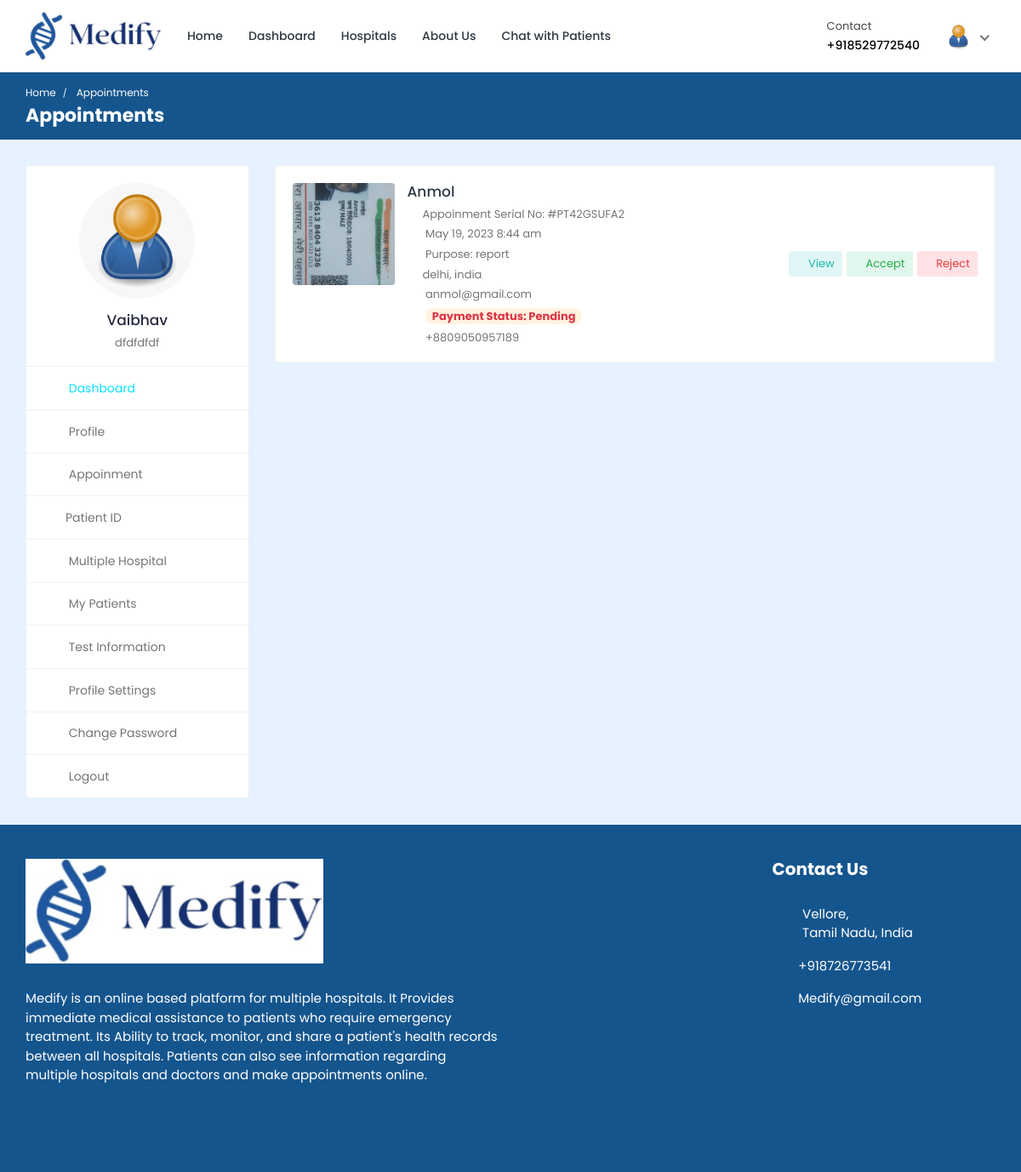
The page /doctor/appointments/ (signed in) on the database its author committed.
### doctor/models.py (models this page shows, shortened)
class Doctor_Information(models.Model):
    DOCTOR_TYPE = (
        ('Cardiologists', 'Cardiologists'),
        ('Neurologists', 'Neurologists'),
        ('Pediatricians', 'Pediatricians'),
        ('Physiatrists', 'Physiatrists'),
        ('Dermatologists', 'Dermatologists'),
    )
    doctor_id = models.AutoField(primary_key=True)
    user = models.OneToOneField(User, on_delete=models.CASCADE, null=True, blank=True, related_name='profile')
    name = models.CharField(max_length=200, null=True, blank=True)
    username = models.CharField(max_length=200, null=True, blank=True)
    gender = models.CharField(max_length=200, null=True, blank=True)
    description = models.TextField(max_length=1000, null=True, blank=True)
    department = models.CharField(max_length=200, choices=DOCTOR_TYPE, null=True, blank=True)
    department_name = models.ForeignKey(hospital_department, on_delete=models.SET_NULL, null=True, blank=True)
    specialization = models.ForeignKey(specialization, on_delete=models.SET_NULL, null=True, blank=True)
    featured_image = models.ImageField(upload_to='doctors/', default='doctors/user-default.png', null=True, blank=True)
    certificate_image = models.ImageField(upload_to='doctors_certificate/', default='doctors_certificate/default.png', null=True, blank=True)
    email = models.EmailField(max_length=200, null=True, blank=True)
    phone_number = models.CharField(max_length=200, null=True, blank=True)
    nid = models.CharField(max_length=200, null=True, blank=True)
    visiting_hour = models.CharField(max_length=200, null=True, blank=True)
    consultation_fee = models.IntegerField(null=True, blank=True)
    report_fee = models.IntegerField(null=True, blank=True)
    dob = models.CharField(max_length=200, null=True, blank=True)
    institute = models.CharField(max_length=200, null=True, blank=True)
    degree = models.CharField(max_length=200, null=True, blank=True)
    completion_year = models.CharField(max_length=200, null=True, blank=True)
    work_place = models.CharField(max_length=200, null=True, blank=True)
    designation = models.CharField(max_length=200, null=True, blank=True)
    start_year = models.CharField(max_length=200, null=True, blank=True)
    end_year = models.CharField(max_length=200, null=True, blank=True)
    register_status =  models.CharField(max_length=200, null=True, blank=True)
    hospital_name = models.ForeignKey(Hospital_Information, on_delete=models.SET_NULL, null=True, blank=True)

class Appointment(models.Model):
    APPOINTMENT_TYPE = (
        ('report', 'report'),
        ('checkup', 'checkup'),
    )
    APPOINTMENT_STATUS = (
        ('pending', 'pending'),
        ('confirmed', 'confirmed'),
        ('cancelled', 'cancelled'),
    )
    id = models.AutoField(primary_key=True)
    date = models.DateField(null=True, blank=True)
    time = models.CharField(max_length=200, null=True, blank=True)
    doctor = models.ForeignKey(Doctor_Information, on_delete=models.CASCADE, null=True, blank=True)
    patient = models.ForeignKey(Patient, on_delete=models.CASCADE, null=True, blank=True)
    appointment_type = models.CharField(max_length=200, choices=APPOINTMENT_TYPE)
    appointment_status = models.CharField(max_length=200, choices=APPOINTMENT_STATUS)
    serial_number = models.CharField(max_length=200, null=True, blank=True)
    payment_status = models.CharField(max_length=200, null=True, blank=True, default='pending')
    transaction_id = models.CharField(max_length=255, null=True, blank=True)
    message = models.CharField(max_length=255, null=True, blank=True)

### hospital_admin/models.py (models this page shows, shortened)
class specialization(models.Model):
    specialization_id = models.AutoField(primary_key=True)
    specialization_name = models.CharField(max_length=200, null=True, blank=True)
    hospital = models.ForeignKey(Hospital_Information, on_delete=models.CASCADE, null=True, blank=True)

### hospital/models.py (models this page shows, shortened)
class Patient(models.Model):
    patient_id = models.AutoField(primary_key=True)
    user = models.OneToOneField(User, on_delete=models.CASCADE, null=True, blank=True, related_name='patient')
    name = models.CharField(max_length=200, null=True, blank=True)
    username = models.CharField(max_length=200, null=True, blank=True)
    age = models.IntegerField(null=True, blank=True)
    email = models.EmailField(max_length=200, null=True, blank=True)
    phone_number = models.IntegerField(null=True, blank=True)
    address = models.CharField(max_length=200, null=True, blank=True)
    featured_image = models.ImageField(upload_to='patients/', default='patients/user-default.png', null=True, blank=True)
    blood_group = models.CharField(max_length=200, null=True, blank=True)
    history = models.CharField(max_length=200, null=True, blank=True)
    dob = models.CharField(max_length=200, null=True, blank=True)
    nid = models.CharField(max_length=200, null=True, blank=True)
    serial_number = models.CharField(max_length=200, null=True, blank=True)
    login_status = models.CharField(max_length=200, null=True, blank=True, default="offline")

### doctor/views.py (the view)
# urls.py: path('appointments/',views.appointments, name='appointments'),
@csrf_exempt
@login_required(login_url="doctor-login")
def appointments(request):
    doctor = Doctor_Information.objects.get(user=request.user)
    appointments = Appointment.objects.filter(doctor=doctor).filter(appointment_status='pending').order_by('date')
    context = {'doctor': doctor, 'appointments': appointments}
    return render(request, 'appointments.html', context)

### templates/appointments.html (shortened to what this page needs)
{% load static %}
<!DOCTYPE html>
<html lang="en">
  <head>
    <link
      rel="stylesheet"
      href="{% static 'HealthStack-System/css/Normal/bootstrap.min.css' %}"
    />
    <link
      rel="stylesheet"
      href="{% static 'HealthStack-System/plugins/Normal/fontawesome/css/fontawesome.min.css' %}"
    />
    <link
      rel="stylesheet"
      href="{% static 'HealthStack-System/plugins/Normal/fontawesome/css/all.min.css' %}"
    />
    <link
      rel="stylesheet"
      href="{% static 'HealthStack-System/css/Normal/style.css' %}"
    />
  </head>
  <body>
    <div class="main-wrapper">
      <header class="header">{% include 'doctor-navbar.html' %}</header>
      <div class="breadcrumb-bar">
        <div class="container-fluid">
          <div class="row align-items-center">
            <div class="col-md-12 col-12">
              <nav aria-label="breadcrumb" class="page-breadcrumb">
                <ol class="breadcrumb">
                  <li class="breadcrumb-item">
                    <a href="index-2.html">Home</a>
                  </li>
                  <li class="breadcrumb-item active" aria-current="page">
                    Appointments
                  </li>
                </ol>
              </nav>
              <h2 class="breadcrumb-title">Appointments</h2>
            </div>
          </div>
        </div>
      </div>
      <div class="content">
        <div class="container-fluid">
          <div class="row">
            <div class="col-md-5 col-lg-4 col-xl-3 theiaStickySidebar">
              <div>{% include 'doctor-sidebar.html' %}</div>
            </div>
            <div class="col-md-7 col-lg-8 col-xl-9">
              <div class="appointments">
                {% for app in appointments %}
                <div class="appointment-list">
                  <div class="profile-info-widget">
                    <a href="patient-profile.html" class="booking-doc-img">
                      <img
                        src="{{app.patient.featured_image.url}}"
                        alt="User Image"
                      />
                    </a>
                    <div class="profile-det-info">
                      <h3><a href="{%url 'patient-profile' pk=app.patient.patient_id%}">{{app.patient.name}}</a></h3>
                      <div class="patient-details">
                        <h5>
                          <i class="fas fa-file"></i>Appoinment Serial No: #PT{{app.serial_number}}
                        </h5>
                        <h5>
                          <i class="far fa-clock"></i> {{app.date}} {{app.time}}
                        </h5>
                        <h5>
                          <i class="fas fa-briefcase-medical"></i> Purpose: {{app.appointment_type}}
                        </h5>
                        <h5>
                          <i class="fas fa-map-marker-alt"></i>{{app.patient.address}}
                        </h5>
                        <h5>
                          <i class="fas fa-envelope"></i> {{app.patient.email}}
                        </h5>
                        <h5>
                          {% if app.payment_status == 'pending' %}
                          <i class="fas fa-money-check-alt"></i> <span class="badge badge-pill bg-warning-light">Payment Status: Pending</span>
                          {% endif %}
                        </h5>
                        <h5 class="mb-0">
                          <i class="fas fa-phone"></i> +880{{app.patient.phone_number}}
                        </h5>
                      </div>
                    </div>
                  </div>
                  <div class="appointment-action">
                    <a href="#" class="btn btn-sm bg-info-light" data-toggle="modal" data-target="#appt_details"><i class="far fa-eye"></i> View</a>
                    <a href="{% url 'accept-appointment' pk=app.id %}" onclick="return confirm('Accept appointment?');" class="btn btn-sm bg-success-light"><i class="fas fa-check"></i> Accept</a>
                    <a href="{% url 'reject-appointment' pk=app.id %}" onclick="return confirm('Reject Appointment?');" class="btn btn-sm bg-danger-light"><i class="fas fa-times"></i> Reject</a>
                  </div>
                </div>
                {% endfor %}
              </div>
            </div>
          </div>
        </div>
      </div>
      {% include 'footer.html' %}
    </div>
  </body>
</html>

### templates/doctor-navbar.html (shortened to what this page needs)
{% load static %}
<nav class="navbar navbar-expand-lg header-nav">
  <div class="navbar-header">
    <a href="{% url 'hospital_home'%}" class="navbar-brand logo">
      <img
        src="{% static 'HealthStack-System/images/Normal/logo.png' %}"
        class="img-fluid"
        alt="Logo"
      />
    </a>
  </div>
  <div class="main-menu-wrapper">
    <ul class="main-nav">
      <li>
        <a href="{% url 'hospital_home'%}">Home</a>
      </li>
      <li>
        <a href="{% url 'doctor-dashboard'%}">Dashboard</a>
      </li>
      <li><a href="{% url 'multiple-hospital' %}" style="text-decoration: none;">Hospitals</a></li>
      <li>
        <a href="{% url 'about-us'%}">About Us</a>
      </li>
      <li>
        <a href="{% url 'chat-home' pk=user.id %}">Chat with Patients</a>
      </li>
    </ul>
  </div>
  <ul class="nav header-navbar-rht">
    <li class="nav-item contact-item">
      <div class="header-contact-img">
        <i class="far fa-hospital"></i>
      </div>
      <div class="header-contact-detail">
        <p class="contact-header">Contact</p>
        <p class="contact-info-header">+91{{doctor.phone_number}}</p>
      </div>
    </li>
    <li class="nav-item dropdown has-arrow logged-item">
      <a href="#" class="dropdown-toggle nav-link" data-toggle="dropdown">
        <span class="user-img">
          <img
            class="rounded-circle"
            src="{{ doctor.featured_image.url }}"
            width="31"
            alt="Darren Elder"
          />
        </span>
      </a>
    </li>
  </ul>
</nav>

### templates/doctor-sidebar.html (shortened to what this page needs)
{% load static %}
<div class="profile-sidebar">
  <div class="widget-profile pro-widget-content">
    <div class="profile-info-widget">
      <a href="#" class="booking-doc-img">
        <img
          src="{{ doctor.featured_image.url }}"
          alt="User Image"
        />
      </a>
      <div class="profile-det-info">
        <h3>{{ doctor.name }}</h3>
        <div class="patient-details">
          <h5 class="mb-0">{{doctor.specialization.specialization_name}}</h5>
        </div>
      </div>
    </div>
  </div>
  <div class="dashboard-widget">
    <nav class="dashboard-menu sidebar">
      <ul>
        <li class="active">
          <a href="{% url 'doctor-dashboard' %}">
            <i class="fas fa-columns"></i>
            <span>Dashboard</span>
          </a>
        </li>
        <li>
        <a href="{% url 'doctor-profile' pk=doctor.doctor_id %}">
          <i class="fas fa-user"></i>
          <span>Profile</span>
        </a>
      </li>
        <li>
          <a href="{% url 'appointments'%}">
            <i class="fas fa-user-circle"></i>
            <span>Appoinment</span>
          </a>
        </li>
        <li class="nav-item has-submenu">
            <a href="#" class="nav-link"><i class="fas fa-search"></i><span>Patient ID</span></a>
        </li>
        <li>
          <a href="{% url 'multiple-hospital' %}">
            <i class="fas fa-hospital"></i>
            <span>Multiple Hospital</span>
          </a>
      </li>
        <li>
          <a href="{% url 'my-patients' %}">
            <i class="fas fa-user-injured"></i>
            <span>My Patients</span>
          </a>
        </li>
        <li>
          <a href="{% url 'doctor-test-list'%}" target="_blank">
            <i class="fas fa-hourglass-start"></i>
            <span>Test Information</span>
          </a>
        </li>
        <li>
          <a
            href="{% url 'doctor-profile-settings' %}"
          >
            <i class="fas fa-user-cog"></i>
            <span>Profile Settings</span>
          </a>
        </li>
        <li>
          <a href="{% url 'doctor-change-password' pk=user.id%}">
            <i class="fas fa-lock"></i>
            <span>Change Password</span>
          </a>
        </li>
        <li>
          <a href="{% url 'doctor-logout'%}">
            <i class="fas fa-sign-out-alt"></i>
            <span>Logout</span>
          </a>
        </li>
      </ul>
    </nav>
  </div>
</div>

### rows shown on the page
Doctor_Information: phone_number "8529772540", featured_image (placeholder picture), name "Vaibhav", specialization.specialization_name "dfdfdfdf"
Appointment: patient.featured_image (picture), patient.name "Anmol", serial_number "42GSUFA2", date "May 19, 2023", time "8:44 am", appointment_type "report", patient.address "delhi, india", patient.email "anmol@gmail.com", payment_status "pending" (drawn), patient.phone_number "9050957189"
